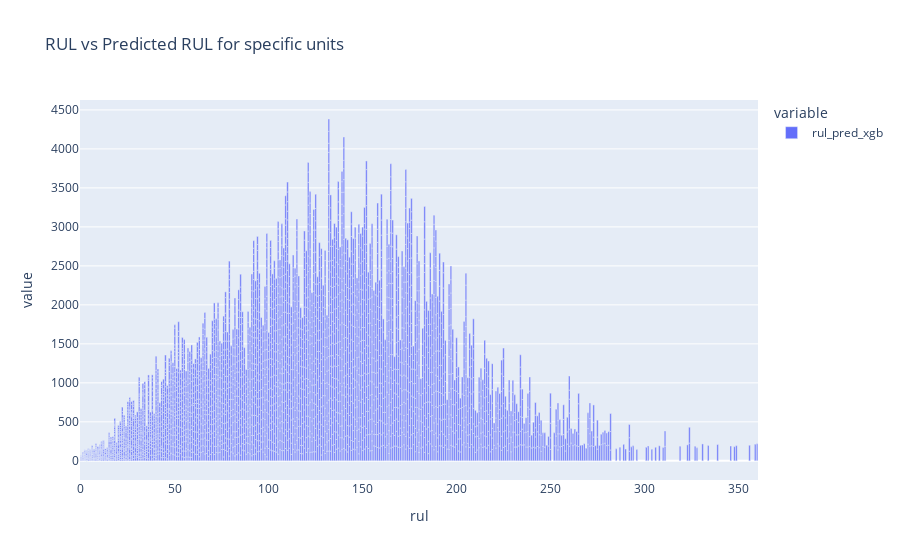

The cell this chart's notebook holds for it:
### Code cell
# Plotting the RUL vs Predicted RUL for specific units
if training == True:   
    fig=px.bar(X_test_copy, x='rul', y=["rul_pred_xgb"], title='RUL vs Predicted RUL for specific units')
    fig.show()

### Figure 1 — Plotly figure (JSON) as saved in the notebook; plotly's stock layout.template omitted (floating-point values rounded to 4 significant figures; data arrays with more than 128 entries replaced by an {"elided": "..."} marker saying what was removed)
{"data": [{"alignmentgroup": "True", "hovertemplate": "variable=rul_pred_xgb<br>rul=%{x}<br>value=%{y}<extra></extra>", "legendgroup": "rul_pred_xgb", "marker": {"color": "#636efa", "pattern": {"shape": ""}}, "name": "rul_pred_xgb", "offsetgroup": "rul_pred_xgb", "orientation": "v", "showlegend": true, "textposition": "auto", "type": "bar", "x": {"elided": "4127 int values"}, "xaxis": "x", "y": {"elided": "4127 float values"}, "yaxis": "y"}], "layout": {"barmode": "relative", "legend": {"title": {"text": "variable"}, "tracegroupgap": 0}, "title": {"text": "RUL vs Predicted RUL for specific units"}, "xaxis": {"anchor": "y", "domain": [0, 1], "title": {"text": "rul"}}, "yaxis": {"anchor": "x", "domain": [0, 1], "title": {"text": "value"}}}}
